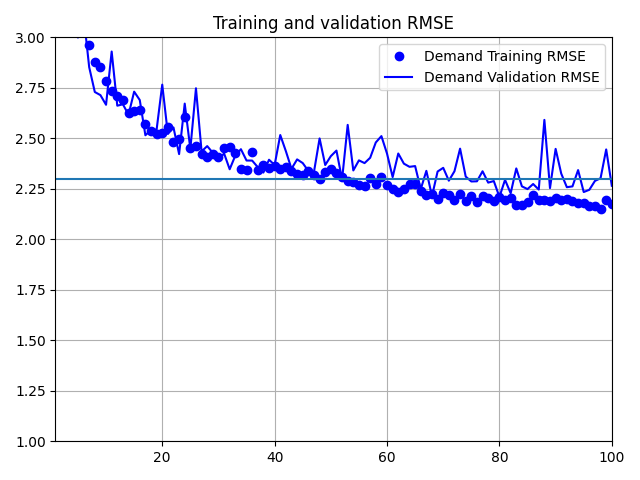

Generate this figure with Python:
import numpy as np
import tensorflow as tf
from tensorflow.keras.layers import Permute, Dense, TimeDistributed, Conv2D, MaxPooling2D, Multiply, Dropout, Flatten, Reshape, \
    LSTM, UpSampling2D, concatenate
from tensorflow.keras import Input, Model
from tensorflow.keras import backend as K
import matplotlib.pyplot as plt


from keras.utils import plot_model


def rmse(y_true, y_pred):
    return K.sqrt(K.mean(K.square(y_pred - y_true), axis=-1))


def attention_3d_block(inputs):
    a = Permute((2, 1))(inputs)
    a = Dense(3, activation='softmax')(a)
    a_probs = Permute((2, 1))(a)
    output_attention_mul = Multiply()([inputs, a_probs])
    return output_attention_mul


def main_task(inputs, name):
    decode = Dense(dim)(inputs)
    decode = Reshape((4, 4, 16))(decode)
    decode = UpSampling2D((2, 2))(decode)
    decode = Conv2D(8, (3, 3), padding='same')(decode)
    decode = UpSampling2D((2, 2))(decode)
    decoder_output = Conv2D(1, (3, 3), padding='same', name=name + '_output')(decode)
    return decoder_output


def encoder(inputs):
    encode = TimeDistributed(Conv2D(8, (3, 3), padding='same', activation='relu'))(inputs)
    encode = TimeDistributed(MaxPooling2D(pool_size=(2, 2)))(encode)
    encode = TimeDistributed(Conv2D(16, (3, 3), padding='same', activation='relu'))(encode)
    encode = TimeDistributed(MaxPooling2D(pool_size=(2, 2)))(encode)
    encode = Dropout(0.3)(encode)
    return encode


def aux_task(inputs, name):
    aux_predict = Reshape((4, 4, 16))(inputs)
    aux_predict = Conv2D(16, (3, 3), padding='same', activation='relu')(aux_predict)
    aux_predict = UpSampling2D((2, 2))(aux_predict)
    aux_predict = Conv2D(8, (3, 3), padding='same', activation='relu')(aux_predict)
    aux_predict = UpSampling2D((2, 2))(aux_predict)
    aux_predict = Conv2D(1, (3, 3), padding='same', activation='relu', name=name+'_auxiliary')(aux_predict)
    return aux_predict


[demandX_train, supplyX_train] = np.load('train.npz')['X']
[demandY_train, supplyY_train] = np.load('train.npz')['Y']
factor_train = np.load('train.npz')['factor']
demand_aux_train = np.load('train.npz')['auxiliary'][:, :, :, :1]
supply_aux_train = np.load('train.npz')['auxiliary'][:, :, :, 1:]
[demandX_test, supplyX_test] = np.load('test.npz')['X']
[demandY_test, supplyY_test] = np.load('test.npz')['Y']
factor_test = np.load('test.npz')['factor']
demand_aux_test = np.load('test.npz')['auxiliary'][:, :, :, :1]
supply_aux_test = np.load('test.npz')['auxiliary'][:, :, :, 1:]

timestep = 3
size = 16
dim = 4 * 4 * 16

input_demand = Input(shape=(None, size, size, 1))
demand_encoder = encoder(input_demand)
demand_reshape = TimeDistributed(Dropout(0.3))(demand_encoder)
demand_reshape = TimeDistributed(Flatten())(demand_reshape)
demand_reshape = Reshape((timestep, dim))(demand_reshape)

input_supply = Input(shape=(None, size, size, 1))
supply_encoder = encoder(input_supply)
supply_reshape = TimeDistributed(Dropout(0.3))(supply_encoder)
supply_reshape = TimeDistributed(Flatten())(supply_reshape)
supply_reshape = Reshape((timestep, dim))(supply_reshape)

demand_decoder = TimeDistributed(Conv2D(16, (3, 3), padding='same', activation='relu'))(demand_encoder)
demand_decoder = TimeDistributed(UpSampling2D((2, 2)))(demand_decoder)
demand_decoder = TimeDistributed(Conv2D(8, (3, 3), padding='same', activation='relu'))(demand_decoder)
demand_decoder = TimeDistributed(UpSampling2D((2, 2)))(demand_decoder)
demand_decoder = TimeDistributed(Conv2D(1, (3, 3), padding='same', activation='relu'))(demand_decoder)

supply_decoder = TimeDistributed(Conv2D(16, (3, 3), padding='same', activation='relu'))(supply_encoder)
supply_decoder = TimeDistributed(UpSampling2D((2, 2)))(supply_decoder)
supply_decoder = TimeDistributed(Conv2D(8, (3, 3), padding='same', activation='relu'))(supply_decoder)
supply_decoder = TimeDistributed(UpSampling2D((2, 2)))(supply_decoder)
supply_decoder = TimeDistributed(Conv2D(1, (3, 3), padding='same', activation='relu'))(supply_decoder)

combine_demand_supply = concatenate([demand_reshape, supply_reshape])
lstm = LSTM(dim, return_sequences=1, input_shape=(timestep, dim * 2))(combine_demand_supply)

input_aux = Input(shape=(size, size, 13))
aux_encode = Conv2D(16, (3, 3), padding='same', activation='relu')(input_aux)
aux_encode = MaxPooling2D(pool_size=(2, 2))(aux_encode)
aux_encode = Conv2D(32, (3, 3), padding='same', activation='relu')(aux_encode)
aux_encode = MaxPooling2D(pool_size=(2, 2))(aux_encode)
aux_decode = Conv2D(32, (3, 3), padding='same', activation='relu')(aux_encode)
aux_decode = UpSampling2D((2, 2))(aux_decode)
aux_decode = Conv2D(16, (3, 3), padding='same', activation='relu')(aux_decode)
aux_decode = UpSampling2D((2, 2))(aux_decode)
aux_decode = Conv2D(13, (3, 3), padding='same', activation='relu', name='autoencoder')(aux_decode)


aux_dim = 32*4*4
aux = Reshape((aux_dim,))(aux_encode)

aux_demand = Dense(aux_dim)(aux)
aux_demand = Dense(dim)(aux_demand)
aux_demand = Dropout(0.5)(aux_demand)
aux_demand_predict = aux_task(aux_demand, 'demand')

"""
aux_supply = Dense(aux_dim)(aux)
aux_supply = Dense(dim)(aux_supply)
aux_supply = Dropout(0.5)(aux_supply)
aux_supply_predict = aux_task(aux_supply, 'supply')
"""

demand_attention = attention_3d_block(lstm)
demand_attention = Flatten()(demand_attention)
demand_attention = Dense(dim * 2)(demand_attention)
demand_combine = concatenate([demand_attention, aux_demand])
demand_combine = Dense(dim * 2)(demand_combine)
demand_predict = main_task(demand_combine, 'demand')

"""
supply_attention = attention_3d_block(lstm)
supply_attention = Flatten()(supply_attention)
supply_attention = Dense(dim * 2)(supply_attention)
supply_combine = concatenate([supply_attention, aux_supply])
supply_combine = Dense(dim * 2)(supply_combine)
supply_predict = main_task(supply_combine, 'supply')
"""
model = Model(inputs=[input_demand, input_supply, input_aux],
              outputs=[demand_predict, aux_decode, aux_demand_predict, demand_decoder, supply_decoder])
model.compile(loss='mse',
              optimizer='adam',
              metrics=[rmse],
              loss_weights=[1, 2, 2, 0.25, 0.25])

print(model.summary())
#plot_model(model, to_file='model.png')

history = model.fit([demandX_train, supplyX_train, factor_train],
                    [demandY_train, factor_train, demand_aux_train, demandX_train, supplyX_train],
                    batch_size=8,
                    epochs=100,
                    verbose=2,
                    validation_data=([demandX_test, supplyX_test, factor_test],
                                     [demandY_test, factor_test, demand_aux_test, demandX_test, supplyX_test]))

demand_rmse = history.history['demand_output_rmse']
val_demand_rmse = history.history['val_demand_output_rmse']
#supply_rmse = history.history['supply_output_rmse']
#val_supply_rmse = history.history['val_supply_output_rmse']

loss = history.history['loss']
val_loss = history.history['val_loss']
epochs = range(1, len(loss) + 1)

plt.plot(epochs, demand_rmse, 'bo', label='Demand Training RMSE')
plt.plot(epochs, val_demand_rmse, 'b', label='Demand Validation RMSE')
#plt.plot(epochs, supply_rmse, 'ro', label='Supply Training RMSE')
#plt.plot(epochs, val_supply_rmse, 'r', label='Supply Validation RMSE')
plt.title('Training and validation RMSE')
plt.ylim(1, 3)
plt.xlim(1, epochs[-1])
plt.grid(1)
plt.axhline(2.3)
plt.legend()
plt.figure()

plt.plot(epochs, loss, 'bo', label='Training loss')
plt.plot(epochs, val_loss, 'b', label='Validation loss')
plt.title('Training and validation loss')
plt.legend()
plt.show()
